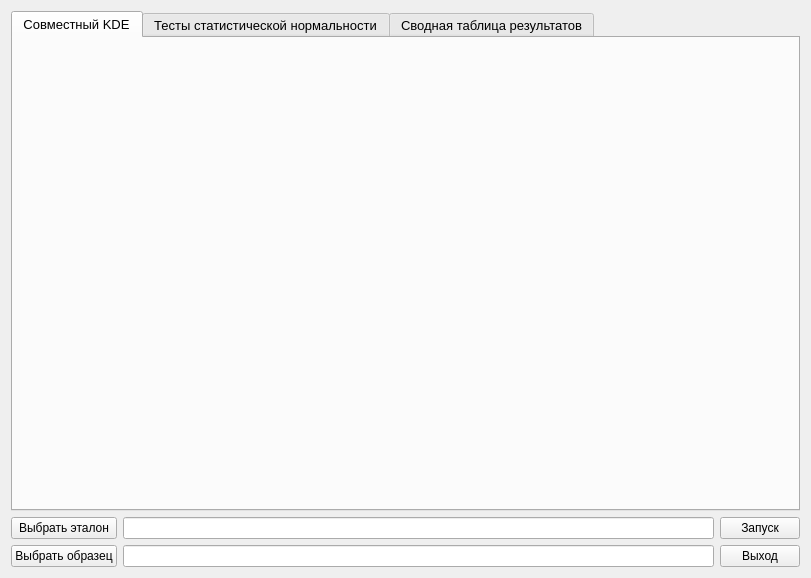
<?xml version="1.0" encoding="UTF-8"?>
<ui version="4.0">
 <class>MainBaseForm</class>
 <widget class="QWidget" name="MainBaseForm">
  <property name="geometry">
   <rect>
    <x>0</x>
    <y>0</y>
    <width>811</width>
    <height>578</height>
   </rect>
  </property>
  <property name="sizePolicy">
   <sizepolicy hsizetype="Preferred" vsizetype="Expanding">
    <horstretch>0</horstretch>
    <verstretch>0</verstretch>
   </sizepolicy>
  </property>
  <property name="minimumSize">
   <size>
    <width>0</width>
    <height>0</height>
   </size>
  </property>
  <property name="maximumSize">
   <size>
    <width>16777215</width>
    <height>16777215</height>
   </size>
  </property>
  <property name="windowTitle">
   <string>Программа</string>
  </property>
  <layout class="QVBoxLayout" name="verticalLayout">
   <item>
    <layout class="QVBoxLayout" name="verticalLayout_5">
     <item>
      <widget class="QTabWidget" name="tabWidget">
       <property name="minimumSize">
        <size>
         <width>500</width>
         <height>500</height>
        </size>
       </property>
       <property name="maximumSize">
        <size>
         <width>16777215</width>
         <height>16777215</height>
        </size>
       </property>
       <property name="font">
        <font>
         <pointsize>10</pointsize>
        </font>
       </property>
       <property name="currentIndex">
        <number>0</number>
       </property>
       <widget class="QWidget" name="kde_tab">
        <property name="sizePolicy">
         <sizepolicy hsizetype="Expanding" vsizetype="Expanding">
          <horstretch>0</horstretch>
          <verstretch>0</verstretch>
         </sizepolicy>
        </property>
        <property name="minimumSize">
         <size>
          <width>300</width>
          <height>300</height>
         </size>
        </property>
        <attribute name="title">
         <string>Совместный KDE</string>
        </attribute>
        <layout class="QVBoxLayout" name="verticalLayout_2">
         <item>
          <layout class="QHBoxLayout" name="kde_layout"/>
         </item>
        </layout>
       </widget>
       <widget class="QWidget" name="tests_tab">
        <attribute name="title">
         <string>Тесты статистической нормальности</string>
        </attribute>
        <layout class="QVBoxLayout" name="verticalLayout_3">
         <item>
          <layout class="QHBoxLayout" name="tests_layout"/>
         </item>
        </layout>
       </widget>
       <widget class="QWidget" name="table_tab">
        <attribute name="title">
         <string>Сводная таблица результатов</string>
        </attribute>
        <layout class="QVBoxLayout" name="verticalLayout_4">
         <item>
          <layout class="QHBoxLayout" name="table_layout"/>
         </item>
        </layout>
       </widget>
      </widget>
     </item>
     <item>
      <layout class="QGridLayout" name="gridLayout">
       <property name="sizeConstraint">
        <enum>QLayout::SetFixedSize</enum>
       </property>
       <item row="0" column="1">
        <widget class="QLineEdit" name="standard_line"/>
       </item>
       <item row="1" column="1">
        <widget class="QLineEdit" name="sample_line"/>
       </item>
       <item row="1" column="0">
        <widget class="QPushButton" name="sample_btn">
         <property name="text">
          <string>Выбрать образец</string>
         </property>
        </widget>
       </item>
       <item row="0" column="0">
        <widget class="QPushButton" name="standard_btn">
         <property name="text">
          <string>Выбрать эталон</string>
         </property>
        </widget>
       </item>
       <item row="0" column="2">
        <widget class="QPushButton" name="start_btn">
         <property name="text">
          <string>Запуск</string>
         </property>
        </widget>
       </item>
       <item row="1" column="2">
        <widget class="QPushButton" name="exit_btn">
         <property name="text">
          <string>Выход</string>
         </property>
        </widget>
       </item>
      </layout>
     </item>
    </layout>
   </item>
  </layout>
 </widget>
 <resources/>
 <connections/>
</ui>
